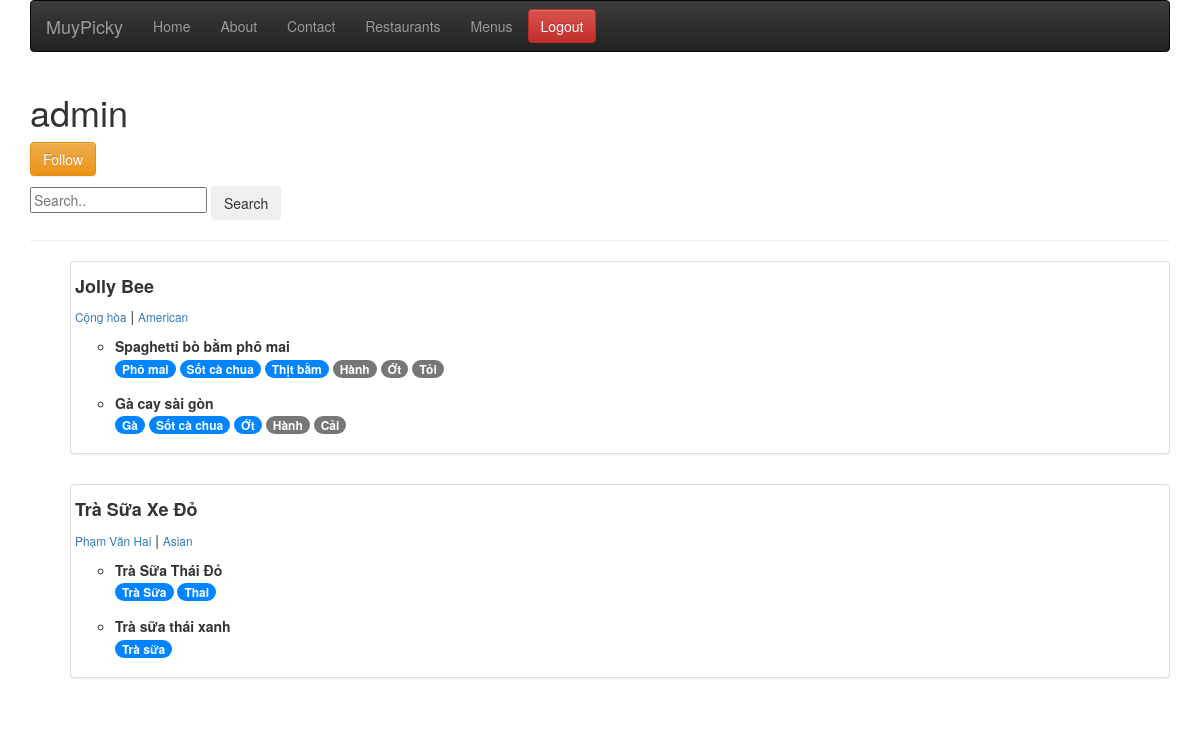
The app's page /u/admin/ (signed in) with its own data.
### restaurants/models.py (models this page shows, shortened)
class RestaurantLocation(models.Model):
    owner       = models.ForeignKey(User)
    name        = models.CharField(max_length=120)
    location    = models.CharField(max_length=120, null=True, blank=True)
    category    = models.CharField(max_length=120, null=True, blank=True, validators = [validate_category])
    timestamp   = models.DateTimeField(auto_now_add=True)
    updated     = models.DateTimeField(auto_now=True)
    slug        = models.SlugField(null=True, blank=True)
    objects = RestaurantLocationManager()

### menus/models.py (models this page shows, shortened)
class Item(models.Model):
    user        = models.ForeignKey(settings.AUTH_USER_MODEL)
    restaurant  = models.ForeignKey(RestaurantLocation)
    name        = models.CharField(max_length=120)
    contents    = models.TextField(help_text='Seperate each item by comma')
    excludes    = models.TextField(blank=True, null=True, help_text='Seperate each item by comma')
    public      = models.BooleanField(default=True)
    timestamp   = models.DateTimeField(auto_now_add=True)
    updated     = models.DateTimeField(auto_now=True)
    class Meta:
        ordering = ['-updated', '-timestamp'] #item.objects.all()
    def __str__(self):
        return self.name
    def get_contents(self):
        return self.contents.split(",")
    def get_excludes(self):
        return self.excludes.split(",")

### profiles/views.py (the view)
# urls.py: url(r'^(?P<username>[\w-]+)/$', ProfileDetailView.as_view(), name='detail'),
class ProfileDetailView(DetailView):
    template_name = "profiles/user.html"
    def get_object(self):
        username = self.kwargs.get("username")
        if username is None:
            raise Http404
        return get_object_or_404(User, username__iexact = username, is_active=True)
    def get_context_data(self, *args, **kwargs):
        context = super(ProfileDetailView, self).get_context_data(*args, **kwargs)
        user = context['user']
        is_following = False
        if user.profile in self.request.user.is_following.all():
            is_following = True
        context['is_following'] = is_following
        query = self.request.GET.get('q')
        item_exists = Item.objects.filter(user = user).exists()
        qs = RestaurantLocation.objects.filter(owner = user).search(query)
        if qs.exists() and item_exists :
            context['locations'] = qs
        return context

### restaurants/models.py (called while the page is built, shortened)
    def search(self, query):
        return self

    def get_queryset(self):
        return RestaurantLocationQuerySet(self.model, using=self._db)

### profiles/templates/profiles/user.html
{% extends "base.html" %} {% block head_title %} User Profiles | {{ block.super }} {% endblock head_title %}
{% block content %}
<h1>{{user.username}}</h1>
<p>{% include 'profiles/snippets/follow_form.html' with username=user.username is_following=is_following %}</p>
<form class="form" method="GET" action=".">
    <input type="text" placeholder="Search.." name="q" value="{{ request.GET.q }}">
    <button class="btn" type="submit">Search</button>
</form>
<hr/> {% if locations %} {% for res in locations %}
<ul>
    <div class="row">
        <div class="col-sm-12">
            <div class="thumbnail">
                <h4>
                    <b>{{res.name}}</b>
                </h4>
                <p>
                    <a href="{{request.path}}?q={{res.location}}">
                        <small>{{res.location}}</small>
                    </a> |
                    <a href="{{request.path}}?q={{res.category}}">
                        <small>{{res.category}}</small>
                    </a>
                </p>
                <ul>
                    {% for item in res.item_set.all %}
                    <li style="margin-bottom:15px;">
                        <b>{{item}}</b>
                        <br/>
                        {% for ing in item.get_contents %}
                        <a href="{{request.path}}?q={{ing}}">
                            <span class="badge" style="background-color:rgb(0, 132, 255)">{{ing}}</span>
                        </a>
                        {% endfor %} {% for ing in item.get_excludes %}
                        <span class="badge">{{ing}}</span>
                        {% endfor %}
                    </li>
                    {% endfor %}
                </ul>
            </div>
        </div>
    </div>
</ul>
{% endfor %}
{% else %}
<p class="lead">No item found</p>
{% endif %}
{% endblock content %}

### records on screen
RestaurantLocation: name "Jolly Bee", location "Cộng hòa", category "American"
Item: name "Spaghetti bò bằm phô mai", get_contents "Phô mai" "Sốt cà chua" "Thịt bằm", get_excludes "Hành" "Ớt" "Tỏi"
Item: name "Gà cay sài gòn", get_contents "Gà" "Sốt cà chua" "Ớt", get_excludes "Hành" "Cải"
RestaurantLocation: name "Trà Sữa Xe Đỏ", location "Phạm Văn Hai", category "Asian"
Item: name "Trà Sữa Thái Đỏ", get_contents "Trà Sữa" "Thai"
Item: name "Trà sữa thái xanh", get_contents "Trà sữa"

### other values on screen
{{ user.username }} "admin"
